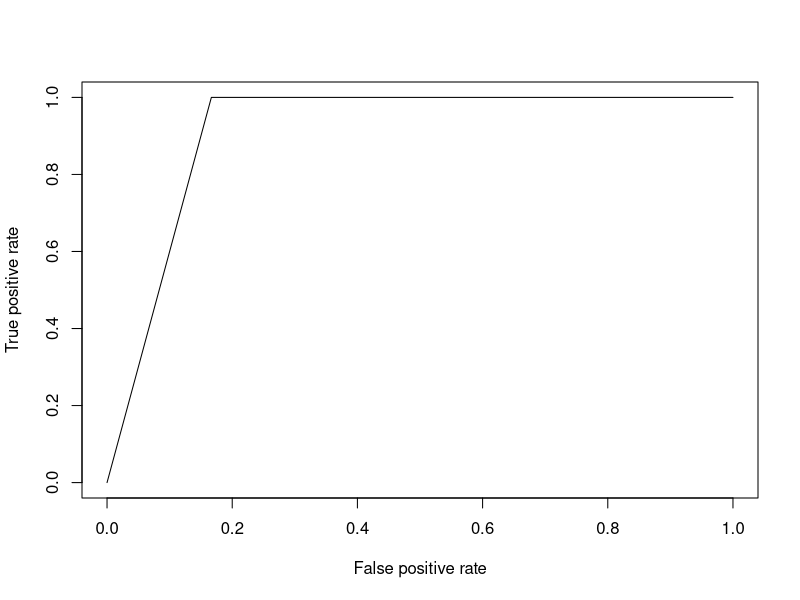
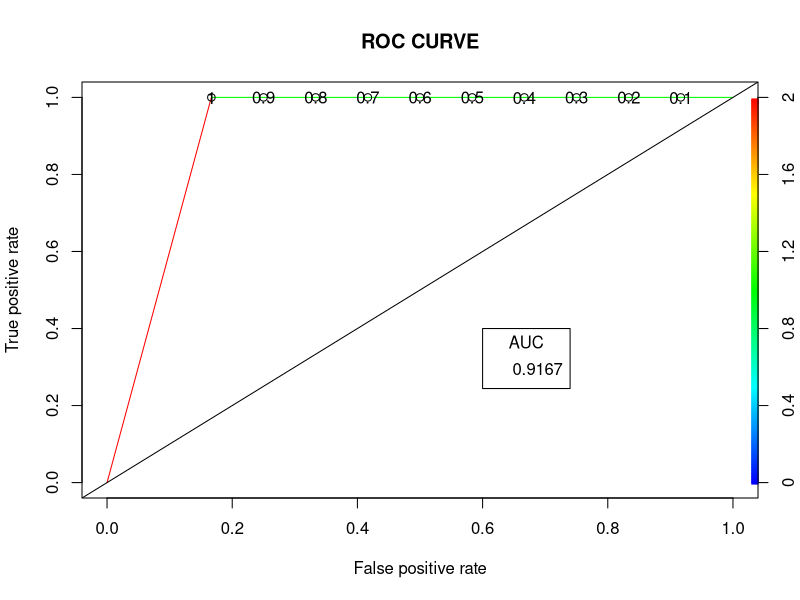

These charts were generated, in order, by the following R code:
# Loading package
library(dplyr)

# Summary of dataset in package
summary(mtcars)

# Installing the package
install.packages("caTools") # For Logistic regression
install.packages("ROCR")	 # For ROC curve to evaluate model

# Loading package
library(caTools)
library(ROCR)

# Splitting dataset
split <- sample.split(mtcars, SplitRatio = 0.8)
split

train_reg <- subset(mtcars, split == "TRUE")
test_reg <- subset(mtcars, split == "FALSE")

# Training model
logistic_model <- glm(vs ~ wt + disp,
                      data = train_reg,
                      family = "binomial")
logistic_model

# Summary
summary(logistic_model)

# Predict test data based on model
predict_reg <- predict(logistic_model,
                       test_reg, type = "response")
predict_reg

# Changing probabilities
predict_reg <- ifelse(predict_reg >0.5, 1, 0)

# Evaluating model accuracy
# using confusion matrix
table(test_reg$vs, predict_reg)

missing_classerr <- mean(predict_reg != test_reg$vs)
print(paste('Accuracy =', 1 - missing_classerr))

# ROC-AUC Curve
ROCPred <- prediction(predict_reg, test_reg$vs)
ROCPer <- performance(ROCPred, measure = "tpr",
                      x.measure = "fpr")

auc <- performance(ROCPred, measure = "auc")
auc <- auc@y.values[[1]]
auc

# Plotting curve
plot(ROCPer)
plot(ROCPer, colorize = TRUE,
     print.cutoffs.at = seq(0.1, by = 0.1),
     main = "ROC CURVE")
abline(a = 0, b = 1)

auc <- round(auc, 4)
legend(.6, .4, auc, title = "AUC", cex = 1)
